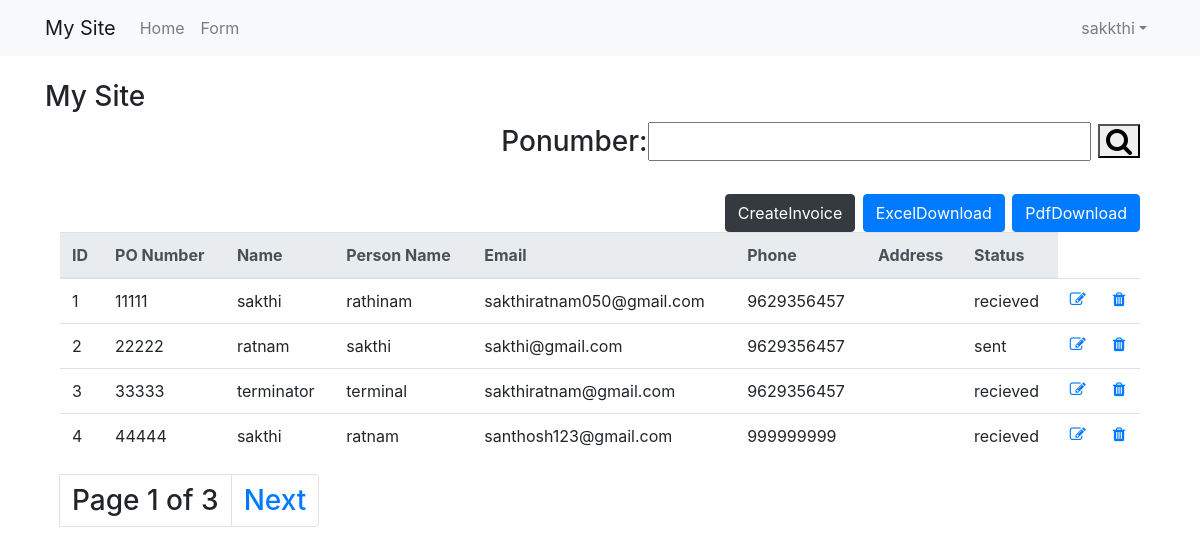
Before: /form/ (signed in) with the older database file.
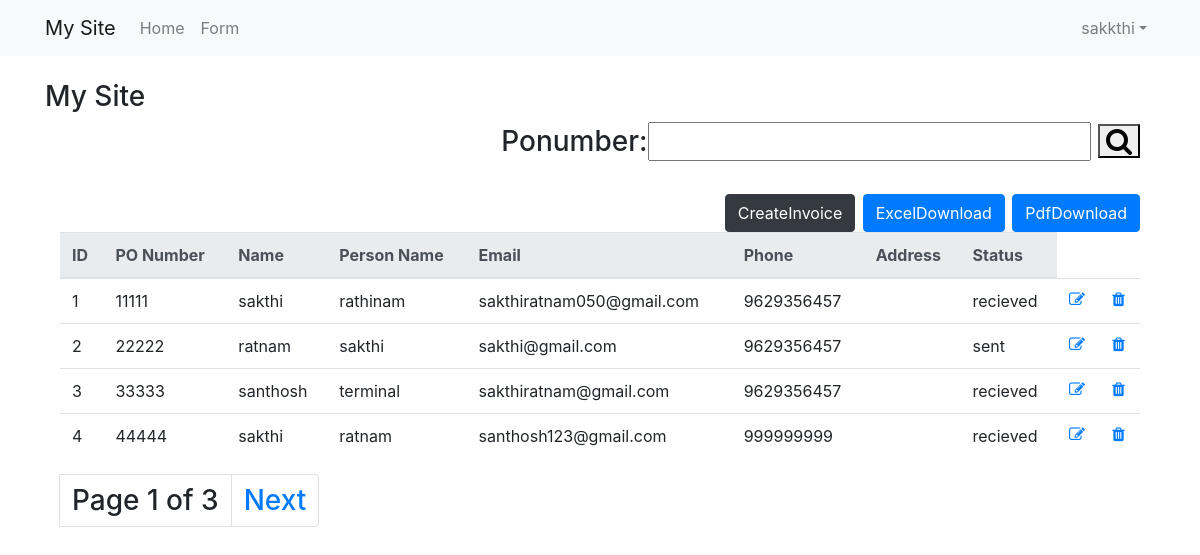
After: the same page with the newer database file.
### authapp/models.py (models this page shows, shortened)
class inVoice(models.Model):
	statuss=(('sent','sent'),('recieved','recieved'),('created','created'))
	ponumber = models.BigIntegerField()
	name = models.CharField (max_length=50)
	personName = models.CharField(max_length=50)
	phoneNumber = models.BigIntegerField()
	email = models.EmailField()
	address = models.TextField()
	status = models.CharField(max_length=50,null=True,choices=statuss)

### authapp/views.py (the view)
# urls.py: path('form/',form,name="form"),
@login_required
def form(request):
	data=inVoice.objects.all()
	myFilter=poFilter(request.GET,queryset=data)
	data=myFilter.qs
	paginator=Paginator(data,4)
	page=request.GET.get('page')
	try:
		posts=paginator.page(page)
	except PageNotAnInteger:
		posts=paginator.page(1)
	except EmptyPage:
		posts=paginator.page(paginator.num_pages)
	context={'page':page,'posts':posts,'myFilter':myFilter}
	return render(request,'form.html',context)

### templates/form.html
{% extends 'base.html' %}
{% block content %}
	<div class="container">
		<div class="text-right">
			<form method="GET">
				{{myFilter.form}}
				<button type="submit"><i class="fa fa-search"></i></button>
			</form>
			<a href="{% url 'create'%}" class="btn btn-dark ">CreateInvoice</a>
			<a href="{% url 'excel' %}" class="btn btn-primary">ExcelDownload</a>
			<a href="{% url 'pdf' %}" class="btn btn-primary">PdfDownload</a>
		</div>
	<table class="table" id="makeeditable">
	  <thead class="thead-light">
	    <tr>
	      <th scope="col">ID</th>
	      <th scope="col">PO Number</th>
	      <th scope="col">Name</th>
	      <th scope="col">Person Name</th>
	      <th scope="col">Email</th>
	      <th scope="col">Phone</th>
	      <th scope="col">Address</th>
	      <th scope="col">Status</th>
	    </tr>
	  </thead>
	  <tbody>
	  	{% for i in posts %}
		    <tr>
		      <td>{{forloop.counter}}</td>
		      <td>{{i.ponumber}}</td>
		      <td>{{i.name}}</td>
		      <td>{{i.personName}}</td>
		      <td>{{i.email}}</td>
		      <td>{{i.phoneNumber}}</td>
		      <td></td>
		      <td>{{i.status}}</td>
		      <td><a href="{% url 'update' i.name %}"><i class="fa fa-edit"></i></a></td>
		      <td><a href="{% url 'delete' i.name %}"><i class="fa fa-trash"></i></a>
		  	  </td>
		    </tr>
	    {% endfor %}
	  </tbody>
	</table>
{% include 'pagination.html' with page=posts %}
{% endblock content %}

Changed rows visible on the page:
changed inVoice "terminal": name "terminator" → "santhosh"
